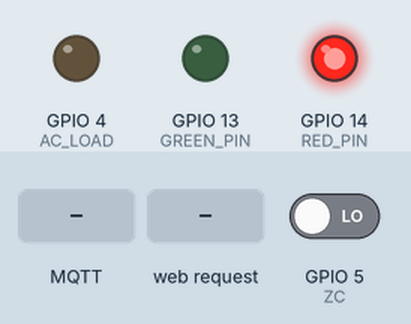
A sketch run on a simulated ESP8266 (NodeMCU). Shown: output pins drawn as LEDs (lit = HIGH). The inputs (shaded band) are chosen by the test bench; at power-on: GPIO 5 (ZC) LOW. WiFi joins after 1.5 s; servers stay silent unless stated; no MQTT or app messages arrive unless stated; what the sketch prints to the serial monitor is not drawn.

Above: at 2.7 s.
2.8 s: MQTT message "200" arrives on the first subscribed topic
At 3.2 s:
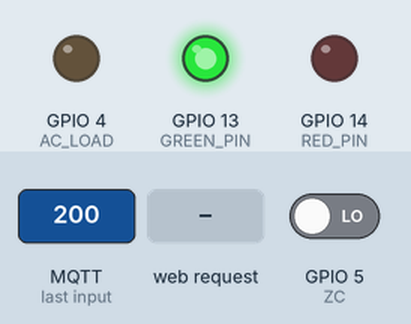
4.3 s: HTTP request GET /level?set=ON received
At 5.6 s:
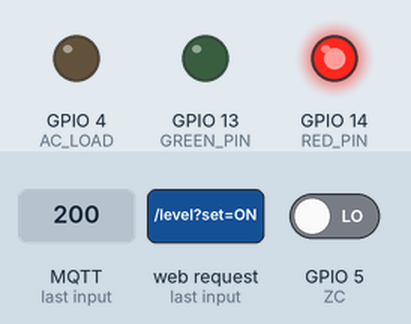
Timing chart, 0 to 7.3 s (numbered marks = the images above; inputs shaded):
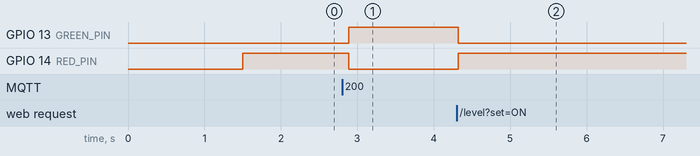

The sketch:

Dimmer.ino
```cpp
#include <ESP8266WiFi.h>
#include <WiFiClient.h>
#include <ESP8266WebServer.h>
#include <PubSubClient.h>
#include <CapacitiveSensor.h>

// Wi-Fi settings
const char* ssid = "sSpeaker";
const char* password = "adAD123321#";
const char* hostname1 = "dimmer";

// MQTT Settings
const char* mqtt_server = "bedroompi.local";
const int   mqtt_port = 1883;
const char* mqtt_brightness_set_topic = "home/bedroom/1/light/top/1/brightness/set";
const char* mqtt_brightness_get_topic = "home/bedroom/1/light/top/1/brightness/get";
long lastMsg = 0;
char msg[50];

int AC_LOAD = 4;    // Output to Opto Triac pin
int ZC = 5;
int RED_PIN = 14;
int GREEN_PIN = 13;


int level = 110; //Store dimmer level. 0 - ON, 128 - OFF

String webString="";
ESP8266WebServer server(80);

WiFiClient espClient;
PubSubClient mqtt(espClient);

CapacitiveSensor   touchButton = CapacitiveSensor(12,16);

void zero_crosss_int() {
  delayMicroseconds(75*level);
  digitalWrite(AC_LOAD, HIGH);
  delayMicroseconds(10);
  digitalWrite(AC_LOAD, LOW);
}

void setLevel(int desiredLevel){
  level = desiredLevel;

  if (mqtt.connected()) {
    mqtt.publish(mqtt_brightness_get_topic, String(level/10).c_str(), true);
    Serial.print("MQTT out: ");
    Serial.print(mqtt_brightness_get_topic);
    Serial.print(" ");
    Serial.println(level);
  }

  Serial.print("setLevel: Done. level = ");
  Serial.println(level);
}

void callback(char* topic, byte* payload, unsigned int length) {
  char c_payload[length];
  memcpy(c_payload, payload, length);
  c_payload[length] = '\0';

  String s_topic = String(topic);
  String s_payload = String(c_payload);

  Serial.print("MQTT in: ");
  Serial.print(s_topic);
  Serial.print(" = ");
  Serial.print(s_payload);

  if (s_topic == mqtt_brightness_set_topic) {
    if ( s_payload == "ON" ) {
      s_payload = "100";
    } else if ( s_payload == "OFF" ) {
      s_payload = "0";
    }
    int desiredLevel = s_payload.toInt();
    setLevel(desiredLevel);
  } else {
    Serial.print(" [unknown message]");
  }

  Serial.println("");
}

void handle_level() {
  if (server.hasArg("set")) {
    setLevel(server.arg(0).toInt());
  }
  webString = "Dimmer:";
  webString += level;
  server.send(200, "text/plain", webString);
}

void handle_root() {
  server.send(200, "text/plain", "Use /level?set=");
}

void setup() {
  Serial.begin(9600);

  pinMode(AC_LOAD, OUTPUT);
  pinMode(RED_PIN, OUTPUT);
  pinMode(GREEN_PIN, OUTPUT);

  attachInterrupt(ZC, zero_crosss_int, RISING);

  // Connect to WiFi network
  WiFi.hostname(hostname1);
  WiFi.begin(ssid, password);
  while (WiFi.status() != WL_CONNECTED ) {
    delay(500);
    Serial.print(".");
   }
  Serial.print("\nConnected: ");
  Serial.println(WiFi.localIP());

  // Http based server
  server.on("/", handle_root);
  server.on("/level", handle_level);
  server.begin();

  mqtt.setServer(mqtt_server, 1883);
  mqtt.setCallback(callback);
}

void loop()  {
// MQTT

  //Serial.println(touchButton.capacitiveSensor(30));

  if ( level >= 125 ) {
    digitalWrite(RED_PIN, LOW);
    digitalWrite(GREEN_PIN, HIGH);
  } else {
    digitalWrite(RED_PIN, HIGH);
    digitalWrite(GREEN_PIN, LOW);
  }
  if (!mqtt.connected()) {
    Serial.print("Attempting MQTT connection...");
    // Attempt to connect
    if (mqtt.connect(hostname1)) {
      Serial.println("connected");
      mqtt.subscribe(mqtt_brightness_set_topic);
    } else {
      Serial.print("failed, rc=");
      Serial.print(mqtt.state());
      Serial.println(" try again in 5 seconds");
      // Wait 5 seconds before retrying
      // TODO
      delay(5000);
    }
  }
  mqtt.loop();

  server.handleClient();
  delay(2);
}
```

Measured:
- after the input at 2.8 s, GPIO 13 (GREEN_PIN): LOW → HIGH after 0.09 s; GPIO 14 (RED_PIN): HIGH → LOW after 0.09 s
- after the input at 4.3 s, GPIO 13 (GREEN_PIN): HIGH → LOW at once; GPIO 14 (RED_PIN): LOW → HIGH at once
